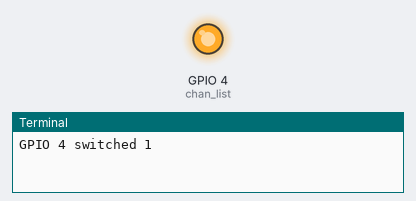
A program run on a simulated Raspberry Pi (BCM pin numbers). On the bench: output pins drawn as LEDs (lit = HIGH), the last lines printed to the terminal. At 2.0 s the program stops and its outputs stay as they are.

Above: at 0.1 s.
At 1.1 s:
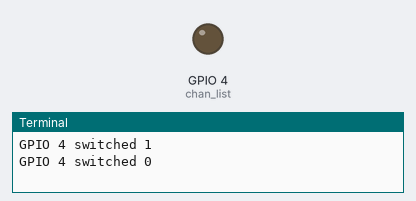
Timing chart, 0 to 2.6 s (numbered marks = the images above):
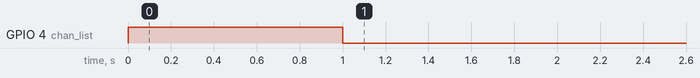

The program:

Relay_swtich.py
```python
import RPi.GPIO as GPIO
from time import sleep

GPIO.setmode(GPIO.BCM)
GPIO.setwarnings(False)

### PINOUT
# +VCC to 5v
# - to GND
# S to GPIO#

#
chan_list = [4]
GPIO.setup(chan_list, GPIO.OUT)
delay=10**(0)

for t in chan_list:
    for st in range(1,-1,-1):
        GPIO.output(t,st ) # turns on
        print ("GPIO %d switched %d"%(t,GPIO.input(t)))
        sleep(delay)

#GPIO.cleanup()
```
